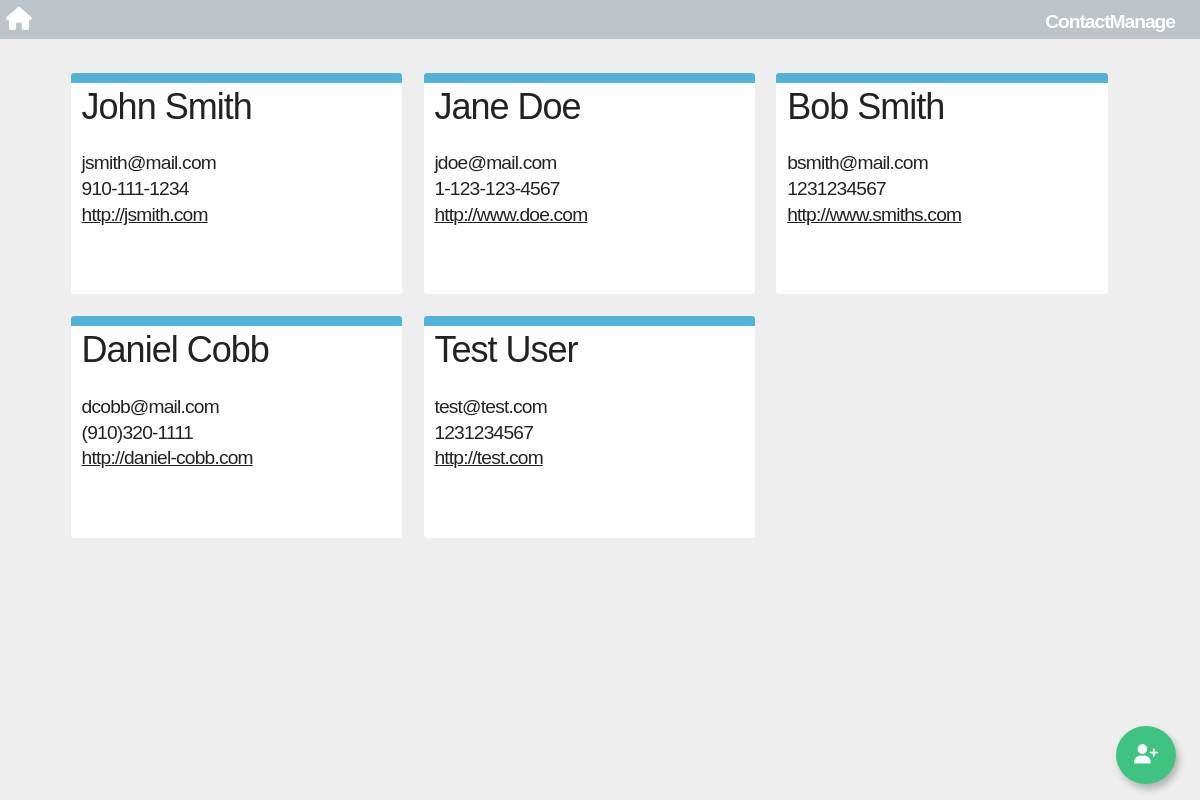
The page / on the database its author committed.
### tables this page shows
CREATE TABLE `contacts` (
  `id` int(11) unsigned NOT NULL AUTO_INCREMENT,
  `firstname` varchar(50) DEFAULT NULL,
  `lastname` varchar(50) DEFAULT NULL,
  `phone` varchar(15) DEFAULT NULL,
  `email` varchar(100) DEFAULT NULL,
  `web` varchar(200) DEFAULT NULL,
  PRIMARY KEY (`id`),
  UNIQUE KEY `email` (`email`)
);

### app/views/index/index.php (called while the page is built, shortened)
<?php
require 'app/views/index/IndexView.Class.php';
$view = new IndexView('Home');
$view->buildDisplay();
?>

### app/models/Views.Class.php (called while the page is built)
<?php
class Views
{
    public function displayView($filename="", $result=array())
    {
        $file = 'app/views/' . $filename . '.php';
        include $file;
    }
}
?>

### index.php (called while the page is built, shortened)
<?php
 require 'app/controllers/MainController.php';
 ?>

### app/models/ReadData.Class.php (called while the page is built, shortened)
<?php
class ReadData
{
    public function getAllContacts()
    {
        include 'dbconn.php';
        $sth = $dbh->prepare("SELECT * FROM contacts");
        $sth->execute();
        $result = $sth->fetchAll();
        $result = json_encode($result);
        return $result;
    }
}
?>

### app/controllers/IndexController.php (called while the page is built, shortened)
<?php
require_once 'HtmlController.php';
require 'app/models/ReadData.Class.php';
class IndexController
{
    private $html;
    public function __construct()
    {
        $this->html = new \html_control\HtmlController;
    }
    public function mainView()
    {
        $data = new read_data\ReadData();
        $results = $data->getAllContacts();
        $results = json_decode($results);
        $this->html->contactCards($results);
    }
}
?>

### app/controllers/HtmlController.php (the view, shortened to what this page needs)
<?php
class HtmlController
{
    public function toolbar()
    {
        echo '
        <div class="row">
            <div class="twelve columns">
                <div class="toolbar">
                    <span id="createUser"><i class="fa fa-user-plus" aria-hidden="true"></i></span>
                </div>
            </div>
        </div>
        ';
    }
    public function contactCards($data)
    {
        echo '
        <div class="row contacts">
            <div class="twelve columns">';
        $i = 0;
        while($i < count($data)){
            echo '<div class="usercard">
                    <h3>' . $data[$i]->firstname . ' ' . $data[$i]->lastname .'</h3>
                    <h4>' . $data[$i]->email . '</h4>
                    <h4>' . $data[$i]->phone . '</h4>
                    <h4><a href="' . $data[$i]->web . '" target="_blank">' . $data[$i]->web . '</a></h4>
                    <div class="actions">
                        <span class="deleteUser"><a href="index.php?p=delete&id=' . $data[$i]->id .'"><i class="fa fa-trash" aria-hidden="true"></i></a></span>
                        <span class="updateUser"><a href="index.php?p=update&id=' . $data[$i]->id .'"><i class="fa fa-pencil" aria-hidden="true"></i></a></span>
                    </div>
                </div>';
                $i++;
            }
            echo '
            </div>
        </div>
        ';
    }
}
?>

### app/controllers/MainController.php
<?php
require 'app/models/Views.Class.php';
$view = new Views();
if(isset($_GET['p']) && !empty($_GET['p'])) {
    switch ($_GET['p']) {
        case 'index' :
            $view->displayView('index/index');
            break;
        case 'update' :
            $view->displayView('update/index');
            break;
        case 'delete' :
            $view->displayView('delete/index');
            break;
        default:
            $view->displayView('index/index');
            break;
    }
}
else{
    $view->displayView('index/index');
}
 ?>

### app/views/View.Class.php (shortened to what this page needs)
<?php
 abstract class View
 {
     public $title;
     public function __construct($title)
     {
         $this->title = $title;
     }
     public function head()
     {
         echo '
         <!DOCTYPE html>
         <!--
             Daniel Cobb
             Week 4 HW PT 1
             11/16/2016
         -->
         <html>
         <head>
             <meta charset="utf-8">
             <meta name="viewport" content="width=device-width, initial-scale=1">
             <title>' . $this->title . '</title>
             <link href="public/css/normalize.css" rel="stylesheet" type="text/css"/>
             <link href="public/css/skeleton.css" rel="stylesheet" type="text/css"/>
             <link href="public/css/main.css" rel="stylesheet" type="text/css"/>
             <script src="https://use.fontawesome.com/1c938c3028.js"></script>
             <script src = "public/libs/jquery-3.1.1.min.js"></script>
         </head>
         <body>
         ';
     }
     public function nav()
     {
         echo '
         <header>
             <nav>
                 <h1>ContactManage</h1>
                 <ul>
                     <li><a href="index.php"><i class="fa fa-home" aria-hidden="true"></i></a></li>
                 </ul>
             </nav>
         </header>
         <main>
         ';
     }
      public function footer()
      {
          echo'
          </main>
          <script src="public/js/main.js"></script>
          </body>
          </html>
          ';
      }
 }
 ?>

### app/views/index/IndexView.Class.php (shortened to what this page needs)
<?php
require 'app/views/View.Class.php';
require 'app/controllers/IndexController.php';
require_once 'app/controllers/HtmlController.php';
class IndexView extends View
{
    public $html;
    public function __construct($title)
    {
        $this->html = new html_control\HtmlController;
    }
    public function contentBuild()
    {
        $data = new index_control\IndexController();
        echo $data->mainView();
    }
    public function buildDisplay()
    {
        $all = $this->head() . $this->nav() . $this->html->alertArea() . $this->html->toolbar() . $this->contentBuild() . $this->html->contactForm() . $this->footer();
    }
}
?>

### public/css/skeleton.css (style rules this page uses)
.column, .columns { width: 100%; float: left; box-sizing: border-box; }
@media (min-width: 550px) { .column, .columns { margin-left: 4%; } }
@media (min-width: 550px) { .column:first-child, .columns:first-child { margin-left: 0; } }
@media (min-width: 550px) { .twelve.columns { width: 100%; margin-left: 0; } }
html { font-size: 62.5%; }
body { font-size: 1.5em; line-height: 1.6; font-weight: 400; font-family: "Raleway", "HelveticaNeue", "Helvetica Neue", Helvetica, Arial, sans-serif; color: #222; }
h1, h2, h3, h4, h5, h6 { margin-top: 0; margin-bottom: 2rem; font-weight: 300; }
h1 { font-size: 4.0rem; line-height: 1.2; letter-spacing: -.1rem; }
h3 { font-size: 3.0rem; line-height: 1.3; letter-spacing: -.1rem; }
h4 { font-size: 2.4rem; line-height: 1.35; letter-spacing: -.08rem; }
@media (min-width: 550px) { h1 { font-size: 5.0rem; } }
@media (min-width: 550px) { h3 { font-size: 3.6rem; } }
@media (min-width: 550px) { h4 { font-size: 3.0rem; } }
a { color: #1EAEDB; }
ul { list-style: circle inside; }
ol, ul { padding-left: 0; margin-top: 0; }
li { margin-bottom: 1rem; }
pre, blockquote, dl, figure, table, p, ul, ol, form { margin-bottom: 2.5rem; }
.container:after, .row:after, .u-cf { content: ""; display: table; clear: both; }

### public/css/main.css (style rules this page uses)
body { font: 12pt/normal 'Helvetica', sans-serif; background:#EEEEEE; }
main { padding-top:38px; }
main a, main a:hover { color:inherit; }
nav { background: #BDC3C7; color: white; width:99%; padding:.5%; display:block; position:fixed; z-index: 100; }
nav ul, nav ul li { list-style-type: none; font-size:1.2em; padding:0; margin:0; }
nav ul li a { color:inherit; text-decoration: none; }
nav h1 { display:inline-block; position: absolute; right:25px; top:10px; font-size:1.2em; font-weight:700; }
#createUser { position:fixed; bottom:2%; right:2%; color:white; background:#3FC380; font-size:1.2em; padding:1.5%; border-radius:60%; box-shadow: 3px 5px 7px rgba(0,0,0,.25); }
.contacts { width:90%; padding:2%; margin:0 auto; }
.usercard { width:calc(86%/3); padding:1%; margin:1%; height:200px; display:inline-block; float:left; border-radius:3px; transition-duration: 500ms; background:white; overflow: hidden; position: relative; }
.usercard::after { position: absolute; height:10px; width:400px; top:0; left:0; background:#52B3D9; content:' '; }
h4 { font-size:1.2em; font-weight:400; margin:0; }

### rows shown on the page
contacts: firstname "John", lastname "Smith", email "jsmith@mail.com", phone "910-111-1234", web "http://jsmith.com"
contacts: firstname "Jane", lastname "Doe", email "jdoe@mail.com", phone "1-123-123-4567", web "http://www.doe.com"
contacts: firstname "Bob", lastname "Smith", email "bsmith@mail.com", phone "1231234567", web "http://www.smiths.com"
contacts: firstname "Daniel", lastname "Cobb", email "dcobb@mail.com", phone "(910)320-1111", web "http://daniel-cobb.com"
contacts: firstname "Test", lastname "User", email "test@test.com", phone "1231234567", web "http://test.com"
